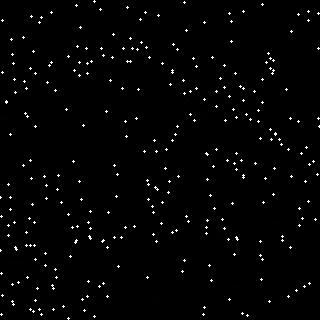
#> input picture stimuli/selection/aardvark_01b_13.jpg, 320 x 320 px; its folder holds only this picture in this run
$ python process_all.py
#> lines starting #> are read from the running program, lines starting #| are printed output that depends on the picture
### algorithms/position_utils.py
import cv2
import numpy as np


# find number of dots in an image that has only dots
def stimuli_dots(image):  # counts gives the dots on the image
  ''' get the position of dots on the ground truth (dotted) or constellation image'''
  gray = cv2.cvtColor(image, cv2.COLOR_BGR2GRAY)
  gray = cv2.resize(gray, (320, 320))
  ## threshold
  th, threshed = cv2.threshold(gray, 100, 255, cv2.THRESH_BINARY)
  ## findcontours
  cnts = cv2.findContours(threshed, cv2.RETR_LIST, cv2.CHAIN_APPROX_SIMPLE)[-2]
  return cnts


def find_dot_centres(cnts):
  '''returns the Xs,Ys i.e a list of x and y co-ordinates for centre of the given list of contours'''
  Xs, Ys = np.zeros(len(cnts)), np.zeros(len(cnts))
  for ind, cnt in enumerate(cnts):
    M = cv2.moments(cnt)
    Xs[ind] = int(M["m10"] / M["m00"])
    Ys[ind] = int(M["m01"] / M["m00"])
  return Xs, Ys


# [33 lines left out: functions drawing_figure, points_on_image, not called in this run]

### algorithms/bottom_up.py
import math

import pandas as pd
from scipy.spatial import distance

from denoise import remove_small_graphs_adaptive, remove_outliers_radius
from position_utils import *


class BottomUp:
  def __init__(self):
    return

  def angle(self, x1, y1, x2, y2):
    angle = math.degrees(math.atan2((y2 - y1), (x2 - x1)))
    return angle

  def angle_diff(self, a1, a2):
    diff = np.abs(a1 - a2)
    return diff

  def get_distance_angle(self):
    dists = np.zeros((self.no_dots, self.no_dots))
    angles = np.zeros((self.no_dots, self.no_dots))
    for i in range(self.no_dots):
      for j in range(self.no_dots):
        dists[i, j] = distance.euclidean((self.x[i], self.y[i]), (self.x[j], self.y[j]))
        angles[i, j] = self.angle(self.x[i], self.y[i], self.x[j], self.y[j])
    return dists, angles

  def threshold_angle_on_distance(self, angles, dists, threshold=25):
    mask = (dists > threshold) | (dists == 0)
    mask_inds = np.where(mask)
    angles[mask_inds[0], mask_inds[1]] = np.nan
    return angles

  def get_connection_table_angle_thresholded(self, angles, a_tolerance=5):
    '''angle thresholding a_tolerance in angles table where i,j defines the line segment and the value in angles gives its absolute angle'''
    d_max = 180 + a_tolerance
    d_min = 180 - a_tolerance
    conn = np.ones((self.no_dots, self.no_dots)) * -1
    dia = np.diag(np.zeros(self.no_dots))
    for i in range(self.no_dots):
      temp = angles[i, :]
      diff = self.angle_diff(np.expand_dims(angles[i, :], axis=1), np.expand_dims(angles[i, :], axis=0))
      diff += dia
      ind = np.where((d_min < diff) & (diff < d_max))
      conn[i, ind[0]] = ind[1]
    return conn

  def filter_long_lines(self, conn, sequence_threshold=6):
    connections = []
    # scan for connections
    for j in range(self.no_dots):
      pt = np.where(conn[:, j] > 0)
      for st in pt[0]:
        candidate = []
        btw = int(st)
        nxt = int(conn[btw, j])
        prev = j
        candidate.append(prev)
        candidate.append(btw)
        while (nxt > 0 and nxt not in candidate):
          candidate.append(nxt)
          prev = btw
          btw = nxt
          nxt = int(conn[btw, prev])
        # reverse check
        prev = candidate[1]
        btw = candidate[0]
        nxt = int(conn[btw, prev])
        while (nxt > 0 and nxt not in candidate):
          candidate.insert(0, nxt)
          prev = btw
          btw = nxt
          nxt = int(conn[btw, prev])
        if (len(candidate) > sequence_threshold):
          connections.append(candidate)
    return connections

  def compare_sequences(self, a, b):
    lens = [len(a), len(b)]
    seqs = [a, b]
    s_inds = np.argsort(lens)
    ref_seq = seqs[s_inds[0]]
    search_seq = seqs[s_inds[1]]
    i = 0
    while (i < len(search_seq)):
      for j in range(len(ref_seq)):
        if (i >= len(search_seq)):
          break
        if ((search_seq[i] == ref_seq[j])):
          i += 1
          continue
        else:
          i += 1
          break
      if (j == len(ref_seq) - 1):
        return s_inds[0]
    ref_seq = np.flip(ref_seq)
    i = 0
    while (i < len(search_seq)):
      for j in range(len(ref_seq)):
        if (i >= len(search_seq)):
          break
        if ((search_seq[i] == ref_seq[j])):
          i += 1
          continue
        else:
          i += 1
          break
      if (j == len(ref_seq) - 1):
        return s_inds[0]
    return -1

  def clean_same_sequences(self, seq):
    seqs = seq.copy()
    i = 0
    while (i < len(seqs) - 1):
      j = i + 1
      while (j < len(seqs) - 1):
        c = self.compare_sequences(seqs[i], seqs[j])
        if (c == 0):
          del [seqs[i]]
        elif (c == 1):
          del [seqs[j]]
        else:
          j += 1
      i += 1
    return seqs

  def index_to_seqs(self, seqs):
    ''' Changes the sequence from dot index to the x,y point in pixel space'''
    coord_seqs = []
    for seq in seqs:
      coord_seqs.append(np.stack((self.x[seq], self.y[seq]), axis=1).astype(int))
    return coord_seqs

  def denoise(self, xs, ys, conf):
    print(conf)
    points = pd.DataFrame({'x': xs, 'y': ys}, dtype=int)
    points = remove_small_graphs_adaptive(points, k=conf['graph_k'], percent_to_keep=conf['graph_percent_to_keep'],
                                          max_iter=conf['graph_max_iter'], strategy='mean')
    points = remove_outliers_radius(points, radius=conf['radius'], min_connections=conf['radius_min_connections'],
                                    max_iter=conf['graph_max_iter'])
    self.x = points['x'].to_numpy()
    self.y = points['y'].to_numpy()

  def find_sequence_denoise(self, image, conf):
    ''' Function expected to be called, give it an image and expect in return sequence of co-ordinates of dots connected by bottom-up bias curves'''
    self.dots = stimuli_dots(image)
    xs, ys = find_dot_centres(self.dots)

    self.denoise(xs, ys, conf)
    self.no_dots = len(self.x)

    dists, angles = self.get_distance_angle()
    angles = self.threshold_angle_on_distance(angles, dists, threshold=conf['distance'])
    conn = self.get_connection_table_angle_thresholded(angles, a_tolerance=conf['angle'])
    connections = self.filter_long_lines(conn, sequence_threshold=5)
    final_seqs = self.clean_same_sequences(connections)
    final_coord_seqs = self.index_to_seqs(final_seqs)
    return final_coord_seqs, self.x, self.y


  # [15 lines left out: function find_sequence, not called in this run]

### algorithms/denoise.py
import numpy as np
import pandas as pd
from sklearn.neighbors import NearestNeighbors


# [18 lines left out: function remove_outliers_knn, not called in this run]


def remove_outliers_radius(points, radius=10, min_connections=2, max_iter=3):
  """
  Every iteration removes points that have less than min_connections points in radius. Uses Euclidean distance.
  """
  knn = NearestNeighbors(radius=radius)

  for _ in range(max(1, max_iter)):
    knn.fit(points.values)
    connection_counts = knn.radius_neighbors_graph(points.values).toarray().sum(axis=0)
    points_to_keep = [points.iloc[i] for i, connections in enumerate(connection_counts) if
                      connections >= min_connections]
    points_to_keep = pd.concat(points_to_keep, axis=1).T

    if len(points_to_keep) == len(points):
      return points_to_keep
    points = points_to_keep

  return points_to_keep


# [12 lines left out: function remove_small_graphs, not called in this run]


def remove_small_graphs_adaptive(points, k=3, percent_to_keep=0.8, max_iter=3, strategy='mean'):
  """
  Every iteration removes points that are in graphs smaller than defined by the strategy. Uses KNN to form graphs. Result will be the input for next iteration.
  Mean strategy: takes the mean size of top percent_to_keep graphs and removes all points in graphs smaller than that.
  Min strategy: takes the min size of top percent_to_keep graphs and removes all points in graphs smaller than that.
  """
  knn = NearestNeighbors(n_neighbors=k)

  if strategy not in ['mean', 'min']:
    strategy = 'mean'

  for _ in range(max(1, max_iter)):
    knn.fit(points.values)
    connection_matrix = knn.kneighbors_graph(points.values).toarray().astype(int)
    graphs = find_connected_graphs(len(points), connection_matrix)
    sorted_sizes = sorted([len(g) for g in graphs], reverse=True)

    if strategy == 'mean':
      mean_of_top = np.mean(sorted_sizes[:int(len(graphs) * percent_to_keep)], dtype=int)
      point_idx_to_keep = np.unique([idx for g in graphs if len(g) >= mean_of_top for idx in g])
    elif strategy == 'min':
      min_of_top = min(sorted_sizes[:int(len(graphs) * percent_to_keep)])
      point_idx_to_keep = np.unique([idx for g in graphs if len(g) >= min_of_top for idx in g])

    points_to_keep = [points.iloc[i] for i in point_idx_to_keep]
    points_to_keep = pd.concat(points_to_keep, axis=1).T

    if len(points_to_keep) == len(points):
      return points_to_keep
    points = points_to_keep

  return points_to_keep


def find_connected_graphs(n_points, connection_matrix):
  visited = set()
  graphs = []
  for i in range(n_points):
    if i in visited:
      continue
    graph = find_graph_for_point(i, connection_matrix, {i})
    visited.update(graph)
    graphs.append(graph)
  return graphs


def find_graph_for_point(point_idx, connection_matrix, visited_points):
  connected_points = np.argwhere(connection_matrix[point_idx] == 1)
  for connected_idx in connected_points:
    if connected_idx[0] not in visited_points:
      visited_points.add(connected_idx[0])
      find_graph_for_point(connected_idx[0], connection_matrix, visited_points)
  return visited_points

### algorithms/connections.py
from collections import defaultdict

import numpy as np


def find_connections(seq):
  points = np.unique(np.array([np.array(p) for s in seq for p in s]), axis=0)
  index_by_dist = defaultdict(set)
  for i in range(len(points)):
    for j in range(min(i + 1, len(points) - 1), len(points)):
      d = int(np.sqrt((points[i][0] - points[j][0]) ** 2 + (points[i][1] - points[j][1]) ** 2))
      index_by_dist[d].update([(i, j)])
  keys = np.array(list(index_by_dist.keys()))
  keys = keys[keys < 20]
  counts = [len(index_by_dist[k]) for k in keys]
  mode = keys[np.argmax(counts)]
  keys = keys[(mode - 5 < keys) & (keys < mode + 5)]

  lines = []
  for k in keys:
    [lines.append(((points[p[0]]), (points[p[1]]))) for p in index_by_dist[k]]

  return lines

### algorithms/conf.py
import json
import os

CONF_FILE = 'conf.json'


class Conf:
  defaults = {
    "distance": 40,
    "angle": 25,
    "graph_k": 3,
    "graph_max_iter": 1,
    "graph_percent_to_keep": 0.8,
    "radius": 18,
    "radius_min_connections": 3,
    "radius_max_iter": 5
  }

  default_max = 100

  max = {
    'angle': 180,
    'graph_max_iter': 5,
    'graph_percent_to_keep': 100,
    'radius_max_iter': 5,
    'radius_min_connections': 10,
  }

  decimal_keys = ['graph_percent_to_keep']

  def __init__(self):
    if os.path.isfile(CONF_FILE):
      with open(CONF_FILE, 'r') as f:
#> (reads algorithms/conf.json from the repository)
        self.conf = json.load(f)
    else:
      self.conf = {}

  # [8 lines left out: function get, not called in this run]

  def get_img_conf(self, img):
    if img not in self.conf:
      self.conf[img] = self.defaults.copy()
    return self.conf[img]

  # [9 lines left out: function set, not called in this run]

  def max_val(self, key):
    return self.max.get(key, self.default_max)

  def keys(self):
    return self.defaults.keys()

  def save(self):
    with open(CONF_FILE, 'w+') as f:
      f.write(json.dumps(self.conf, indent=2))

### algorithms/process_all.py
from os import listdir
from os.path import join, isfile

import cv2
import numpy as np

from algorithms.connections import find_connections
from bottom_up import BottomUp
from conf import Conf


def draw_sequence_points(img, coord_seqs, color):
  for seq in coord_seqs:
    [cv2.circle(img, (s[0], s[1]), 1, color, -1) for s in seq]


def draw_sequences(img, coord_seqs, color):
  for seq in coord_seqs:
    for i in range(len(seq) - 1):
      cv2.line(img, (seq[i][0], seq[i][1]), (seq[i + 1][0], seq[i + 1][1]), color, 1)


def draw_used_points(img, x, y):
  [cv2.circle(img, point, 1, (0, 200, 100), -1) for point in zip(x, y)]


def draw_connections(img, coord_seq):
  lines = find_connections(coord_seq)
  [cv2.line(img, l[0], l[1], (0, 255, 0), 1) for l in lines]


def redraw(img, original_img):
  global conf

  bottom_up = BottomUp()
  denoised_img = original_img.copy()
  combined_img = original_img.copy()
  connections_img = original_img.copy()
  sequences_img = original_img.copy()

  combined_coord_seqs, xs, ys = bottom_up.find_sequence_denoise(original_img, conf.get_img_conf(img))
  draw_used_points(denoised_img, xs, ys)
  draw_sequence_points(combined_img, combined_coord_seqs, color=(200, 100, 0))
  draw_connections(connections_img, combined_coord_seqs)
  draw_sequences(sequences_img, combined_coord_seqs, color=(100, 200, 0))

  return denoised_img, combined_img, connections_img, sequences_img


images_dir = '../stimuli/selection'
save_dir = './connections'
images = [f for f in listdir(images_dir) if isfile(join(images_dir, f))]
conf = Conf()

for image in images:
  print(f"Image: {image}")
  original = cv2.imread(join(images_dir, image))
#> original is the input picture: shape (320, 320, 3); min 0, max 255, mean 4.7

  denoised_img, combined_img, connections_img, sequences_img = redraw(image, original)
#> in stimuli_dots, `th, threshed = cv2.threshold(gray, 100, 255, cv2.THRESH_BINARY)`: threshed: shape (320, 320); 1.5% white in thin lines or dots
#> in stimuli_dots, `cnts = cv2.findContours(threshed, cv2.RETR_LIST, cv2.CHAIN_APPROX_SIMP..`: cnts = 296 contours, all with area under 20
#> in find_dot_centres, `Xs, Ys = np.zeros(len(cnts)), np.zeros(len(cnts))`: Xs = 296 values from 0 to 0
#> the loop in find_dot_centres, `for ind, cnt in enumerate(cnts):` made 296 passes
#> cnt on passes 1 to 3: [[68, 317], [67, 318], [68, 319], [69, 318]], [[94, 315], [93, 316], [94, 317], [95, 316]], [[247, 314], [246, 315], [247, 316], [248, 315]]
#> after the loop in find_dot_centres, `for ind, cnt in enumerate(cnts):`: Xs = 296 values, max 318 at index 173, min 0 at index 51, mean 151.6; Ys = 296 values, max 318 at index 0, min 1 at index 295, mean 157.9
#> in find_sequence_denoise, `xs, ys = find_dot_centres(self.dots)`: xs has the same summary as Xs in find_dot_centres; ys has the same summary as Ys in find_dot_centres
#| {'distance': 40, 'angle': 25, 'graph_k': 3, 'graph_max_iter': 1, 'graph_percent_to_keep': 0.8, 'radius': 18, 'radius_min_connections': 3, 'radius_max_iter': 5}
#> in denoise, `points = pd.DataFrame({'x': xs, 'y': ys}, dtype=int)`: points = table of 296 rows and 2 columns
#> in denoise, `points = remove_small_graphs_adaptive(points, k=conf['graph_k'], perce..`: points = table of 196 rows and 2 columns
#> in denoise, `points = remove_outliers_radius(points, radius=conf['radius'], min_con..`: points = table of 154 rows and 2 columns
#> in denoise, `self.x = points['x'].to_numpy()`: self.x = 154 values, max 262 at index 99, min 2 at index 10, mean 122.4
#> in denoise, `self.y = points['y'].to_numpy()`: self.y = 154 values, max 314 at index 0, min 11 at index 153, mean 162.4
#> in find_sequence_denoise, `self.no_dots = len(self.x)`: self.no_dots = 154
#> the loop in get_distance_angle, `for i in range(self.no_dots):` made 154 passes
#> after the loop in get_distance_angle, `for i in range(self.no_dots):`:
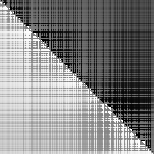
#> angles: shape (154, 154) float64; min -179.8, max 180, mean 7.3; drawn with min black and max white
#> after the loop in get_distance_angle, `for i in range(self.no_dots):`:
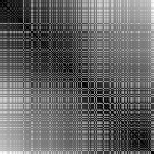
#> dists: shape (154, 154) float64; min 0, max 372.5, mean 147.5; drawn with min black and max white
#> in threshold_angle_on_distance, `mask = (dists > threshold) | (dists == 0)`:
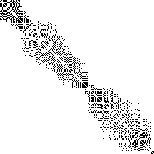
#> mask: shape (154, 154) bool; 92.6% white; black in thin lines or dots
#> after the loop in get_connection_table_angle_thresholded, `for i in range(self.no_dots):`:
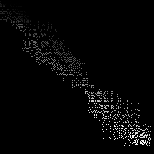
#> conn: shape (154, 154) float64; min -1, max 150, mean 2.7; drawn with min black and max white
#> the loop in index_to_seqs, `for seq in seqs:` made 179 passes
#> seq on passes 1 to 3: [0, 3, 19, 28, 51, 68, 77], [2, 12, 25, 34, 42, 61, 79], [5, 16, 28, 51, 68, 77]
#> the loop in find_connections, `for i in range(len(points)):` made 137 passes
#> the loop in find_connections, `for k in keys:` made 9 passes
#> k on passes 1 to 9: 14, 13, 12, 15, 9, 16, 17, 10, 11
#> after the loop in draw_sequences, `for seq in coord_seqs:`:
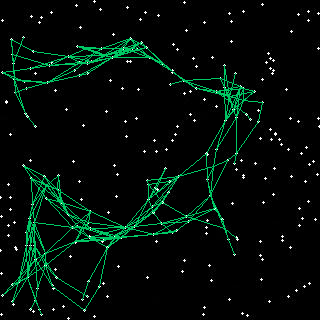
#> img: shape (320, 320, 3); mean B, G, R 9, 14.4, 3.6

  cv2.imwrite(join(save_dir, f"dn_{image}"), denoised_img)
  cv2.imwrite(join(save_dir, f"co_{image}"), combined_img)
  cv2.imwrite(join(save_dir, f"co_lines_{image}"), connections_img)
  cv2.imwrite(join(save_dir, f"co_seq_{image}"), sequences_img)
  compare_dots_img = np.concatenate((denoised_img, combined_img), axis=1)
  compare_lines_img = np.concatenate((sequences_img, connections_img), axis=1)
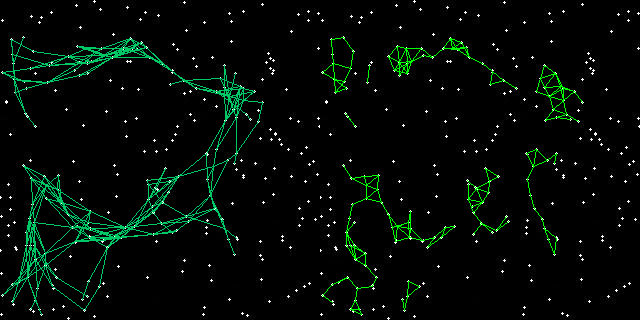
#> compare_lines_img: shape (320, 640, 3); mean B, G, R 6.4, 11.8, 3.7
  compare_all_img = np.concatenate((compare_dots_img, compare_lines_img), axis=0)
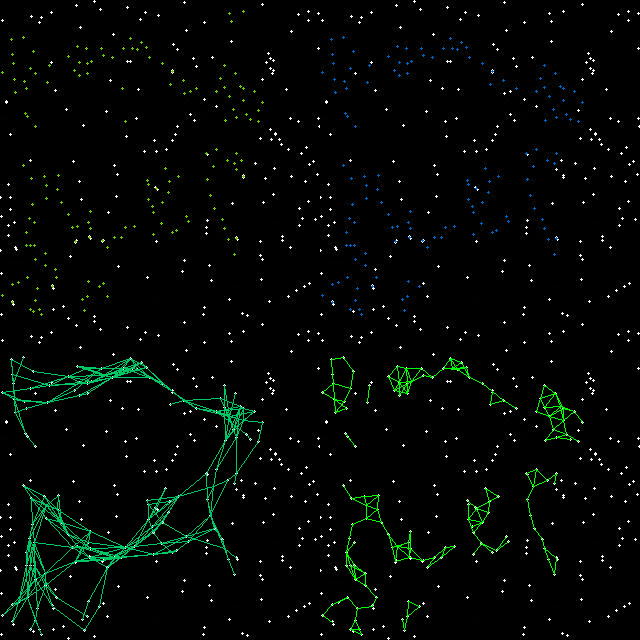
#> compare_all_img: shape (640, 640, 3); mean B, G, R 5, 7.9, 3.5
  cv2.imwrite(join(save_dir, f"compare_dots_{image}"), compare_dots_img)
  cv2.imwrite(join(save_dir, f"compare_lines_{image}"), compare_lines_img)
  cv2.imwrite(join(save_dir, f"compare_all_{image}"), compare_all_img)
